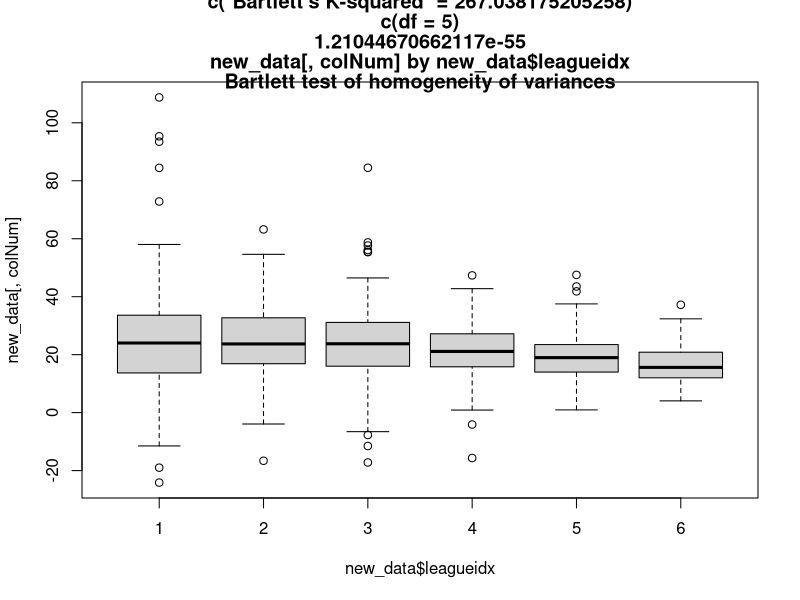
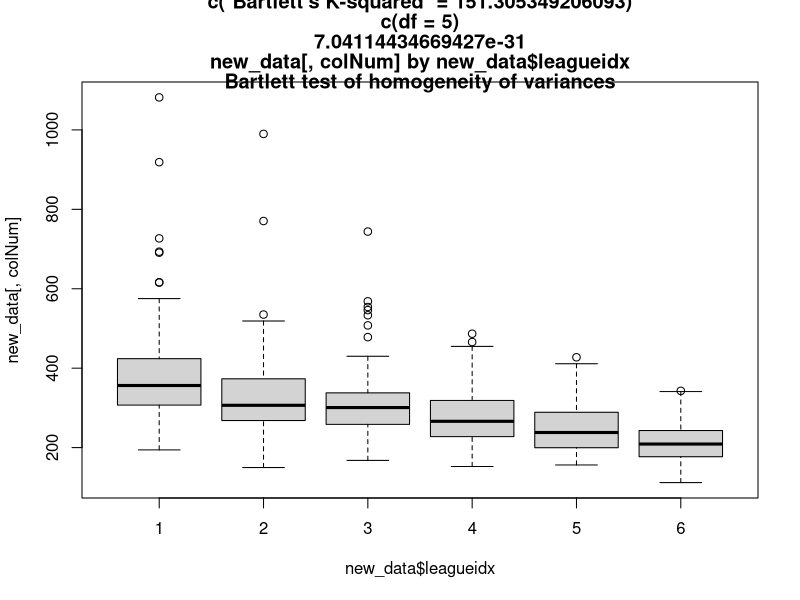
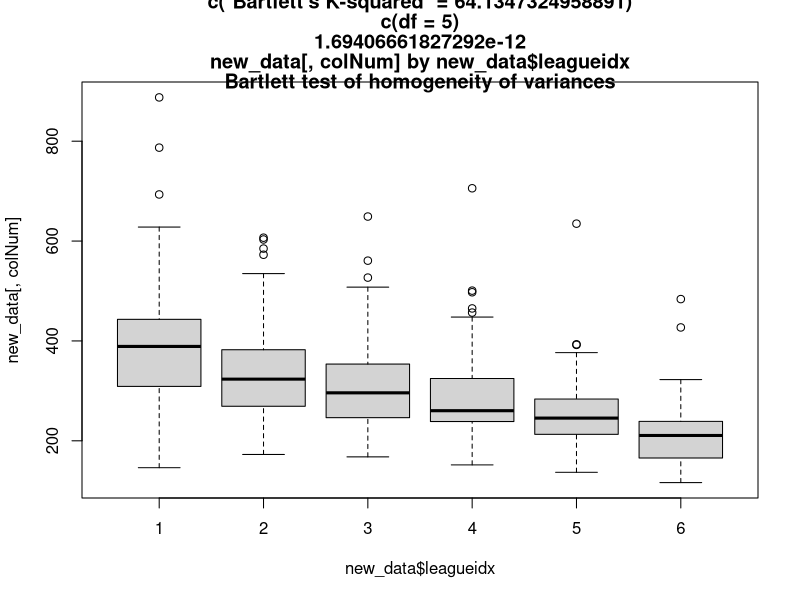
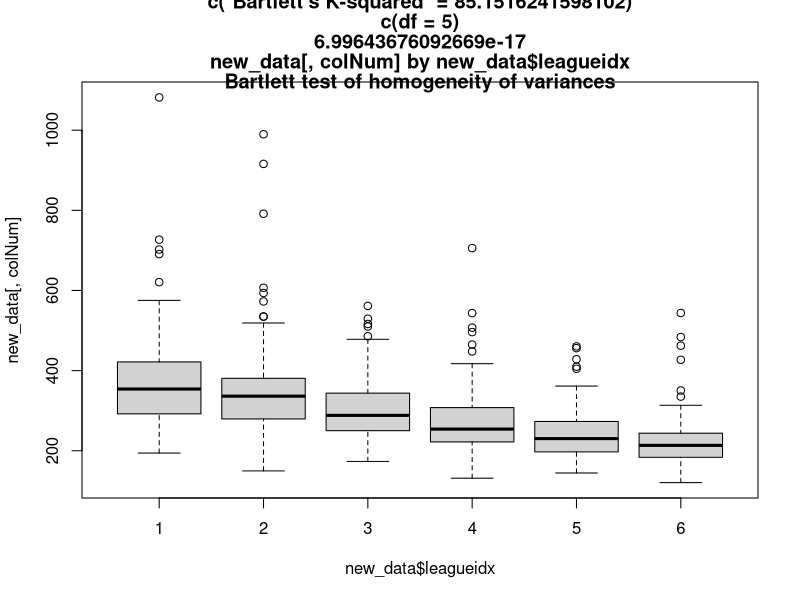
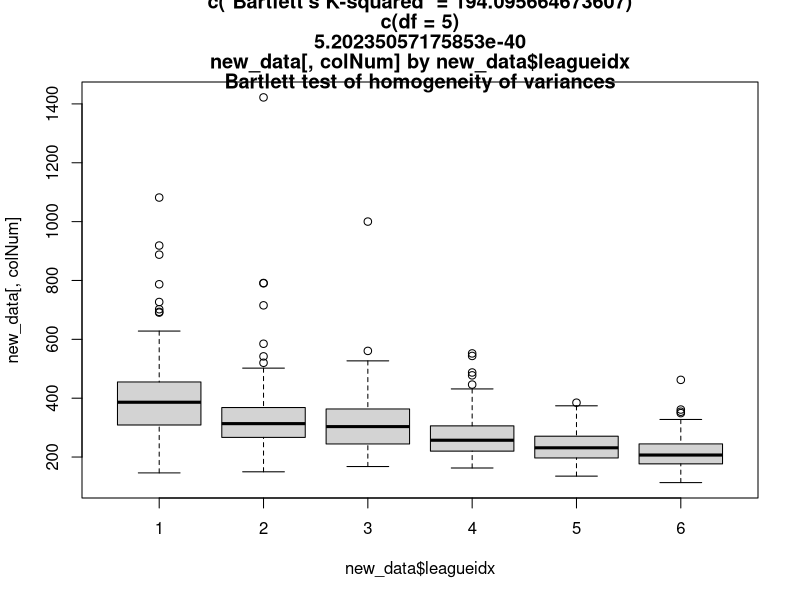
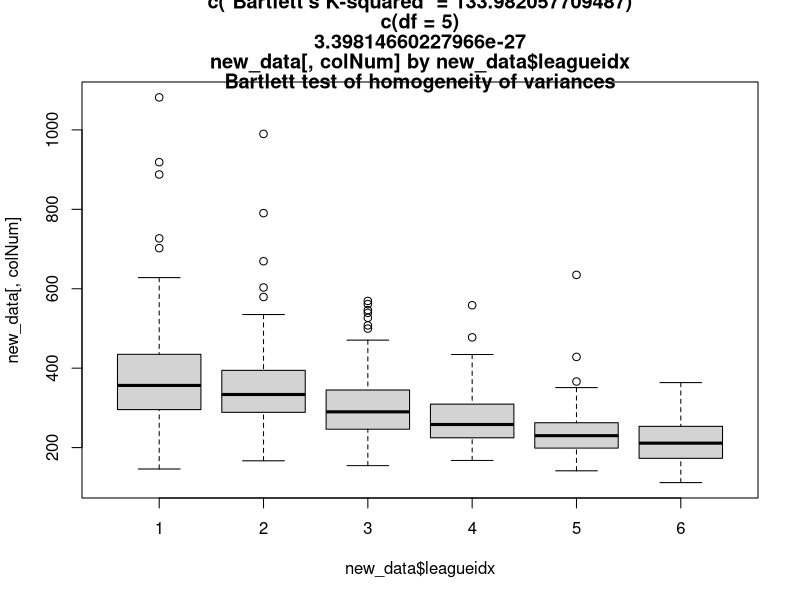
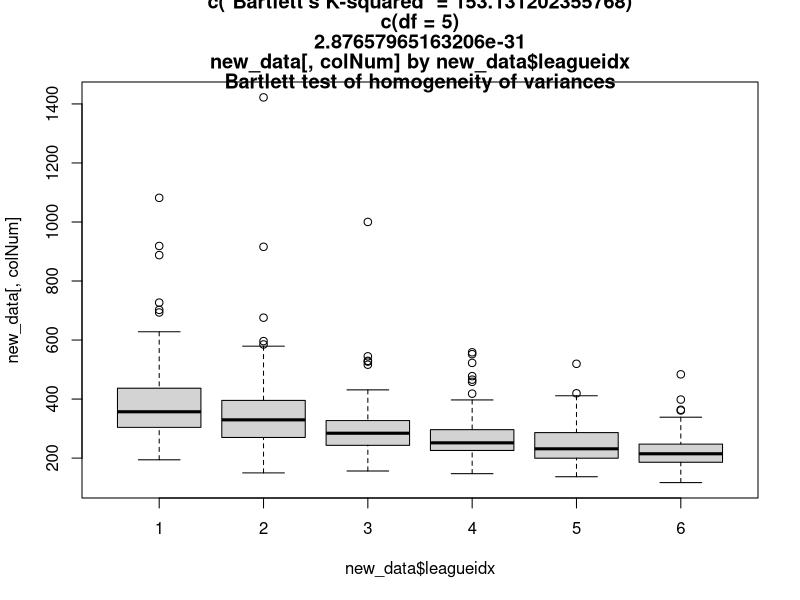
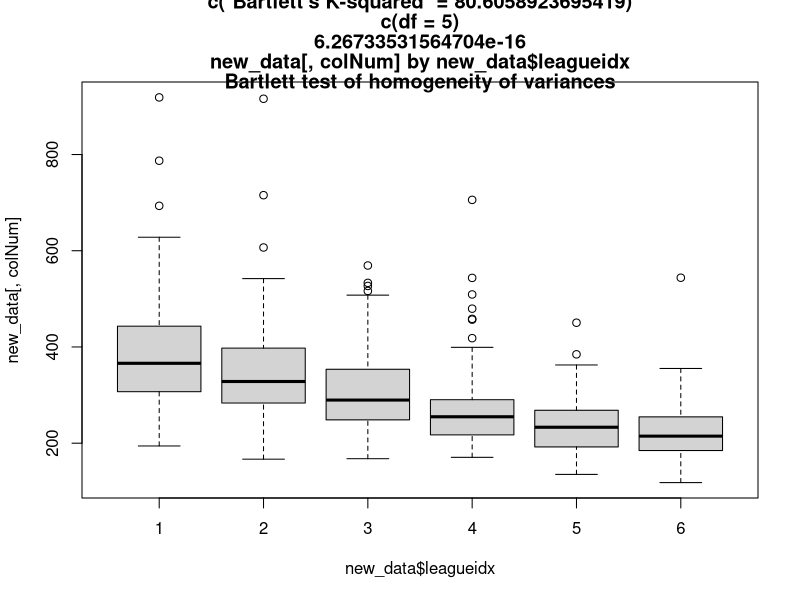

Write the R code that produced these figures, in order. (Note: this script raises an error after producing the figures.)
# author: Joe Thompson
# June 2019

# edited by Caitlyn McColeman to include PAC variables
# originally for DigitEyes, July 2019 submission

# Review: Jordan
# - Adding document outline headers
# - note: Basically 4 components: script, TukeyFoundationANOVA function, dataload from skilldependence Master Table, and data load for variables with their own csvs.
# - added "ordered = True" to Tukey test call
# - Note that "nSmallest" changes slightly based on data source
# - suggest including BANOVA support from Jasp for each measure:
#    - Pros: visuals, robust to distributional assumption violations and sample size differences between groups.
#    - Cons: No ability to order League for post-hoc test, and not exactly what was asked for.
#
#   Review action items: Joe
#
# Verified: Robin 


# FIRST: ensure directory is the same structure as https://github.com/SFU-Cognitive-Science-Lab/DigitEyes, with a subfolder for each of data, analyses and figures


## PAC variables

data = read.csv("../data/skilldependencemastertable_final.csv", header = TRUE, sep = ",")

data$leagueidx=as.factor(data$leagueidx)
### Bootstrap Tukey

#should = 167 for the skilldependencemastertable
nSmallest = min(summary(data$leagueidx))

set.seed(1) # to make sampling reproducible

library(dplyr)

#set number of samples

Replications=50

#initialize, choose(6,2) = 15 rows
output=matrix(, nrow = 15, ncol = Replications)

TukeyFoundationANOVA=function(data, colNum, nSmallestGroup){
for (i in 1:Replications){

  #subsample
  new_data <- data %>% group_by(leagueidx) %>% sample_n(nSmallestGroup, replace=FALSE)
  new_data=data.frame(new_data)
  #aov and tukey
  Anova=aov(new_data[,colNum]~new_data$leagueidx)
  TUKEY=TukeyHSD(Anova,ordered = TRUE)$`new_data$leagueidx`[,4]
  #TUKEY=TukeyHSD(Anova)$`new_data$leagueidx`[,4]
  
  #record pvalues
  output[1:length(TUKEY),i]=TUKEY

  ### Debug Code: Comment out all of this to run this script for real ####
  unequalvariancetest=bartlett.test(new_data[,colNum]~new_data$leagueidx)
  boxplot(new_data[,colNum]~new_data$leagueidx, main=unequalvariancetest)
  readline(prompt="Joe's Dirty Debugger Activated [enter] to continue [esc] to abort")

  ### Debug Code part 2: Use this to run TukeyFoundationANOVA outside of a function for PACDur ####
  new_data=data
  colNum=1
  nSmallestGroup=100

}

#mean pvalues, and produce output
RowMEANZ=rowMeans(output)
FinalOutput=data.frame(as.factor(row.names(TukeyHSD(Anova)$`new_data$leagueidx`)),RowMEANZ, RowMEANZ<0.05)
names(FinalOutput)=c('Comparison','Mean PValue', 'significant')
FinalOutput
}

#### Skill Dependence Master Table data ####

#NVC
nvcPostHoc = TukeyFoundationANOVA(data,4,nSmallest)
write.table(nvcPostHoc, file = "NVCTukey", sep = "\t")
#FAL
FALPostHoc = TukeyFoundationANOVA(data,3,nSmallest)
write.table(FALPostHoc, file = "FALTukey", sep = "\t")
#BAL
BALPostHoc = TukeyFoundationANOVA(data,5,nSmallest)
write.table(BALPostHoc, file = "BALTukey", sep = "\t")
#fixdurationsmean
fixDurPostHoc = TukeyFoundationANOVA(data,2,nSmallest)
write.table(fixDurPostHoc, file = "fixDurTukey", sep = "\t")
#pacdurationsmean
PACPostHoc= TukeyFoundationANOVA(data,1,nSmallest)
write.table(PACPostHoc, file = "PACTukey", sep = "\t")

#### Efficiency measures  ####

#1) hotkey vs select
HKVsSel = read.csv("../data/hkVSSel.csv", header = TRUE, sep = ",")

# clean up HKVsSel
names(HKVsSel) <- c("X", "gameid", "row", "leagueidx", "HKSelCount", "X2", "leagueRedundant", "selCount", "ratioRec")
HKVsSel <- HKVsSel[HKVsSel$leagueidx != 7,]

HKVsSel$leagueidx <- factor(HKVsSel$leagueidx)
HKVsSel$leagueidx <- droplevels(HKVsSel$leagueidx)

# check counts: HKVsSel
grpSize = aggregate(ratioRec ~ leagueidx, data = HKVsSel, FUN = length)
nSmallest = min(grpSize$ratioRec)

#HKVsSelect ratio
HKVsSelPostHoc = TukeyFoundationANOVA(HKVsSel,9,nSmallest) # 9th column should be ratioRec; please check before reporting each time.
write.table(HKVsSelPostHoc, file = "HKSelTukey", sep = "\t")

#2) Off screen production
OffScreenProd = read.csv("../data/playerOnOffProduction.csv", header = TRUE, sep = ",")
OffScreenProd$leagueidx = factor(OffScreenProd$LeagueNum)

OffScreenProd = OffScreenProd[OffScreenProd$leagueidx != 7,]
grpSize = aggregate(OffScreenPercent ~ leagueidx, data = OffScreenProd, FUN = length)
nSmallest = min(grpSize$OffScreenPercent)

#Off screen ratio
OffScreenPostHoc = TukeyFoundationANOVA(OffScreenProd,8, nSmallest) # 8th column should be ratioRec; please check before reporting each time.
write.table(OffScreenPostHoc, file = "OffScreenTukey", sep = "\t")

#3) between fixation amplitude

SaccadeAmplitude = read.csv("../data/saccadeAmplitude.csv", header = TRUE, sep = ",")

SaccadeAmplitude$leagueidx = factor(SaccadeAmplitude$AllLeagueRec_Scouts)

SaccadeAmplitude = SaccadeAmplitude[SaccadeAmplitude$leagueidx != 7,]

SaccadeAmplitude = SaccadeAmplitude[is.finite(SaccadeAmplitude$Scouts),]

grpSize = aggregate(Scouts ~ leagueidx, data = SaccadeAmplitude, FUN = length) # check counts
nSmallest = min(grpSize$Scouts)

amplitudePostHoc = TukeyFoundationANOVA(SaccadeAmplitude,2, nSmallest) # 2nd column should be Scouts; please check before reporting each time.

write.table(amplitudePostHoc, file = "AmplitudeTukey", sep = "\t")

#4) between fixation amplitude

#get fixrate data
SCFixRate = read.table('../data/SC2FixRate.csv', header = TRUE, sep = ",")
names(SCFixRate) = c("leagueID", "fixRate")

#drop gm
SCFixRate=SCFixRate[SCFixRate$leagueID<7,]

# Specify that the League Column is a Factor
SCFixRate$leagueidx = factor(SCFixRate$leagueID)

# Add an Indexing variable
gameIDRecord = 1:length(SCFixRate$leagueID)
SCFixRate = cbind(gameIDRecord, SCFixRate)

grpSize = aggregate(fixRate ~ leagueidx, data = SCFixRate, FUN = length) # check counts
nSmallest = min(grpSize$fixRate)

fixRatePostHoc = TukeyFoundationANOVA(SCFixRate,3,nSmallest)

write.table(fixRatePostHoc, file = "AmplitudeTukey", sep = "\t")

## mini-map measures

#minimap attack
# this uses master table again. Therefore hte smallest sample size will be 167.

nSmallest = min(summary(data$leagueidx))

mmAttackPostHoc = TukeyFoundationANOVA(data,7, nSmallest)
write.table(mmAttackPostHoc, file = "mmAttackPostHoc", sep = "\t")
#minimap right click
mmRCPostHoc = TukeyFoundationANOVA(data,8, nSmallest)
write.table(mmRCPostHoc, file = "mmRCPostHoc", sep = "\t")
#minimap abilities
mmAbilitiesPostHoc =TukeyFoundationANOVA(data,9, nSmallest)
write.table(mmAbilitiesPostHoc, file = "mmAbilitiesPostHoc", sep = "\t")
